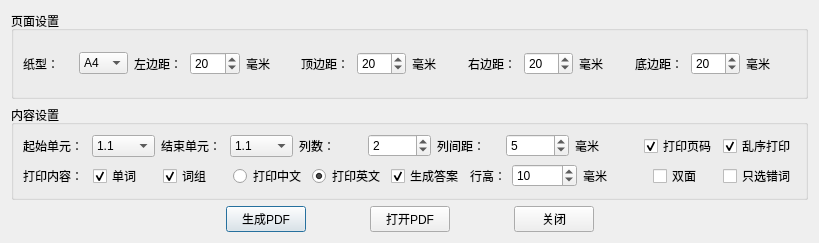
<?xml version="1.0" encoding="UTF-8"?>
<ui version="4.0">
 <class>CreateNew</class>
 <widget class="QDialog" name="CreateNew">
  <property name="windowModality">
   <enum>Qt::WindowModal</enum>
  </property>
  <property name="geometry">
   <rect>
    <x>0</x>
    <y>0</y>
    <width>819</width>
    <height>243</height>
   </rect>
  </property>
  <property name="windowTitle">
   <string>生成新练习</string>
  </property>
  <property name="windowOpacity">
   <double>1.000000000000000</double>
  </property>
  <property name="modal">
   <bool>true</bool>
  </property>
  <layout class="QVBoxLayout" name="verticalLayout_4">
   <item>
    <layout class="QVBoxLayout" name="verticalLayout_3">
     <item>
      <widget class="QGroupBox" name="group_page">
       <property name="title">
        <string>页面设置</string>
       </property>
       <layout class="QHBoxLayout" name="horizontalLayout">
        <item>
         <widget class="QLabel" name="label">
          <property name="text">
           <string>纸型：</string>
          </property>
          <property name="buddy">
           <cstring>cmbPageSize</cstring>
          </property>
         </widget>
        </item>
        <item>
         <widget class="QComboBox" name="cmbPageSize">
          <item>
           <property name="text">
            <string>A4</string>
           </property>
          </item>
          <item>
           <property name="text">
            <string>B5</string>
           </property>
          </item>
          <item>
           <property name="text">
            <string>A3</string>
           </property>
          </item>
         </widget>
        </item>
        <item>
         <widget class="QLabel" name="label_2">
          <property name="text">
           <string>左边距：</string>
          </property>
          <property name="buddy">
           <cstring>spbLeftPadding</cstring>
          </property>
         </widget>
        </item>
        <item>
         <widget class="QSpinBox" name="spbLeftPadding">
          <property name="value">
           <number>20</number>
          </property>
         </widget>
        </item>
        <item>
         <widget class="QLabel" name="label_3">
          <property name="text">
           <string>毫米</string>
          </property>
          <property name="buddy">
           <cstring>spbLeftPadding</cstring>
          </property>
         </widget>
        </item>
        <item>
         <widget class="QLabel" name="label_4">
          <property name="text">
           <string>顶边距：</string>
          </property>
          <property name="buddy">
           <cstring>spbTopPadding</cstring>
          </property>
         </widget>
        </item>
        <item>
         <widget class="QSpinBox" name="spbTopPadding">
          <property name="value">
           <number>20</number>
          </property>
         </widget>
        </item>
        <item>
         <widget class="QLabel" name="label_5">
          <property name="text">
           <string>毫米</string>
          </property>
          <property name="buddy">
           <cstring>spbTopPadding</cstring>
          </property>
         </widget>
        </item>
        <item>
         <widget class="QLabel" name="label_9">
          <property name="text">
           <string>右边距：</string>
          </property>
          <property name="buddy">
           <cstring>spbRightPadding</cstring>
          </property>
         </widget>
        </item>
        <item>
         <widget class="QSpinBox" name="spbRightPadding">
          <property name="value">
           <number>20</number>
          </property>
         </widget>
        </item>
        <item>
         <widget class="QLabel" name="label_8">
          <property name="text">
           <string>毫米</string>
          </property>
          <property name="buddy">
           <cstring>spbRightPadding</cstring>
          </property>
         </widget>
        </item>
        <item>
         <widget class="QLabel" name="label_7">
          <property name="text">
           <string>底边距：</string>
          </property>
          <property name="buddy">
           <cstring>spbBottomPadding</cstring>
          </property>
         </widget>
        </item>
        <item>
         <widget class="QSpinBox" name="spbBottomPadding">
          <property name="value">
           <number>20</number>
          </property>
         </widget>
        </item>
        <item>
         <widget class="QLabel" name="label_6">
          <property name="text">
           <string>毫米</string>
          </property>
          <property name="buddy">
           <cstring>spbBottomPadding</cstring>
          </property>
         </widget>
        </item>
       </layout>
      </widget>
     </item>
     <item>
      <widget class="QGroupBox" name="group_label">
       <property name="title">
        <string>内容设置</string>
       </property>
       <layout class="QVBoxLayout" name="verticalLayout_2">
        <item>
         <layout class="QVBoxLayout" name="verticalLayout">
          <item>
           <layout class="QHBoxLayout" name="horizontalLayout_2">
            <item>
             <widget class="QLabel" name="label_10">
              <property name="text">
               <string>起始单元：</string>
              </property>
              <property name="buddy">
               <cstring>startUnit</cstring>
              </property>
             </widget>
            </item>
            <item>
             <widget class="QComboBox" name="startUnit">
              <item>
               <property name="text">
                <string>1.1</string>
               </property>
              </item>
             </widget>
            </item>
            <item>
             <widget class="QLabel" name="label_11">
              <property name="text">
               <string>结束单元：</string>
              </property>
              <property name="buddy">
               <cstring>endUnit</cstring>
              </property>
             </widget>
            </item>
            <item>
             <widget class="QComboBox" name="endUnit">
              <item>
               <property name="text">
                <string>1.1</string>
               </property>
              </item>
             </widget>
            </item>
            <item>
             <widget class="QLabel" name="label_12">
              <property name="text">
               <string>列数：</string>
              </property>
              <property name="buddy">
               <cstring>spbColumns</cstring>
              </property>
             </widget>
            </item>
            <item>
             <widget class="QSpinBox" name="spbColumns">
              <property name="minimum">
               <number>1</number>
              </property>
              <property name="maximum">
               <number>5</number>
              </property>
              <property name="value">
               <number>2</number>
              </property>
             </widget>
            </item>
            <item>
             <widget class="QLabel" name="label_16">
              <property name="text">
               <string>列间距：</string>
              </property>
              <property name="buddy">
               <cstring>spbColMargin</cstring>
              </property>
             </widget>
            </item>
            <item>
             <widget class="QSpinBox" name="spbColMargin">
              <property name="value">
               <number>5</number>
              </property>
             </widget>
            </item>
            <item>
             <widget class="QLabel" name="label_15">
              <property name="text">
               <string>毫米</string>
              </property>
             </widget>
            </item>
            <item>
             <widget class="QCheckBox" name="printPageNumber">
              <property name="text">
               <string>打印页码</string>
              </property>
              <property name="checked">
               <bool>true</bool>
              </property>
             </widget>
            </item>
            <item>
             <widget class="QCheckBox" name="isRandom">
              <property name="text">
               <string>乱序打印</string>
              </property>
              <property name="checked">
               <bool>true</bool>
              </property>
             </widget>
            </item>
           </layout>
          </item>
          <item>
           <layout class="QHBoxLayout" name="horizontalLayout_3">
            <item>
             <widget class="QLabel" name="label_17">
              <property name="text">
               <string>打印内容：</string>
              </property>
             </widget>
            </item>
            <item>
             <widget class="QCheckBox" name="selectWords">
              <property name="text">
               <string>单词</string>
              </property>
              <property name="checked">
               <bool>true</bool>
              </property>
             </widget>
            </item>
            <item>
             <widget class="QCheckBox" name="selectWordGroup">
              <property name="text">
               <string>词组</string>
              </property>
              <property name="checked">
               <bool>true</bool>
              </property>
             </widget>
            </item>
            <item>
             <widget class="QRadioButton" name="printCh">
              <property name="text">
               <string>打印中文</string>
              </property>
             </widget>
            </item>
            <item>
             <widget class="QRadioButton" name="printEn">
              <property name="text">
               <string>打印英文</string>
              </property>
              <property name="checked">
               <bool>true</bool>
              </property>
             </widget>
            </item>
            <item>
             <widget class="QCheckBox" name="createAnswer">
              <property name="text">
               <string>生成答案</string>
              </property>
              <property name="checked">
               <bool>true</bool>
              </property>
             </widget>
            </item>
            <item>
             <widget class="QLabel" name="label_19">
              <property name="sizePolicy">
               <sizepolicy hsizetype="Fixed" vsizetype="Preferred">
                <horstretch>0</horstretch>
                <verstretch>0</verstretch>
               </sizepolicy>
              </property>
              <property name="text">
               <string>行高：</string>
              </property>
              <property name="buddy">
               <cstring>lineHeight</cstring>
              </property>
             </widget>
            </item>
            <item>
             <widget class="QSpinBox" name="lineHeight">
              <property name="minimum">
               <number>1</number>
              </property>
              <property name="value">
               <number>10</number>
              </property>
             </widget>
            </item>
            <item>
             <widget class="QLabel" name="label_18">
              <property name="text">
               <string>毫米</string>
              </property>
              <property name="buddy">
               <cstring>lineHeight</cstring>
              </property>
             </widget>
            </item>
            <item>
             <widget class="QCheckBox" name="d_page">
              <property name="text">
               <string>双面</string>
              </property>
             </widget>
            </item>
            <item>
             <widget class="QCheckBox" name="onlyError">
              <property name="text">
               <string>只选错词</string>
              </property>
             </widget>
            </item>
           </layout>
          </item>
         </layout>
        </item>
       </layout>
      </widget>
     </item>
    </layout>
   </item>
   <item>
    <layout class="QHBoxLayout" name="horizontalLayout_4">
     <item>
      <spacer name="horizontalSpacer_2">
       <property name="orientation">
        <enum>Qt::Horizontal</enum>
       </property>
       <property name="sizeHint" stdset="0">
        <size>
         <width>40</width>
         <height>20</height>
        </size>
       </property>
      </spacer>
     </item>
     <item>
      <widget class="QPushButton" name="btnCreate">
       <property name="sizePolicy">
        <sizepolicy hsizetype="Fixed" vsizetype="Fixed">
         <horstretch>0</horstretch>
         <verstretch>0</verstretch>
        </sizepolicy>
       </property>
       <property name="text">
        <string>生成PDF</string>
       </property>
      </widget>
     </item>
     <item>
      <spacer name="horizontalSpacer">
       <property name="orientation">
        <enum>Qt::Horizontal</enum>
       </property>
       <property name="sizeType">
        <enum>QSizePolicy::Fixed</enum>
       </property>
       <property name="sizeHint" stdset="0">
        <size>
         <width>58</width>
         <height>20</height>
        </size>
       </property>
      </spacer>
     </item>
     <item>
      <widget class="QPushButton" name="btnOpenPDF">
       <property name="sizePolicy">
        <sizepolicy hsizetype="Fixed" vsizetype="Fixed">
         <horstretch>0</horstretch>
         <verstretch>0</verstretch>
        </sizepolicy>
       </property>
       <property name="text">
        <string>打开PDF</string>
       </property>
      </widget>
     </item>
     <item>
      <spacer name="horizontalSpacer_4">
       <property name="orientation">
        <enum>Qt::Horizontal</enum>
       </property>
       <property name="sizeType">
        <enum>QSizePolicy::Fixed</enum>
       </property>
       <property name="sizeHint" stdset="0">
        <size>
         <width>58</width>
         <height>20</height>
        </size>
       </property>
      </spacer>
     </item>
     <item>
      <widget class="QPushButton" name="btnClose">
       <property name="text">
        <string>关闭</string>
       </property>
      </widget>
     </item>
     <item>
      <spacer name="horizontalSpacer_3">
       <property name="orientation">
        <enum>Qt::Horizontal</enum>
       </property>
       <property name="sizeHint" stdset="0">
        <size>
         <width>40</width>
         <height>20</height>
        </size>
       </property>
      </spacer>
     </item>
    </layout>
   </item>
  </layout>
 </widget>
 <resources/>
 <connections>
  <connection>
   <sender>btnClose</sender>
   <signal>clicked()</signal>
   <receiver>CreateNew</receiver>
   <slot>close()</slot>
   <hints>
    <hint type="sourcelabel">
     <x>570</x>
     <y>221</y>
    </hint>
    <hint type="destinationlabel">
     <x>806</x>
     <y>214</y>
    </hint>
   </hints>
  </connection>
 </connections>
</ui>
